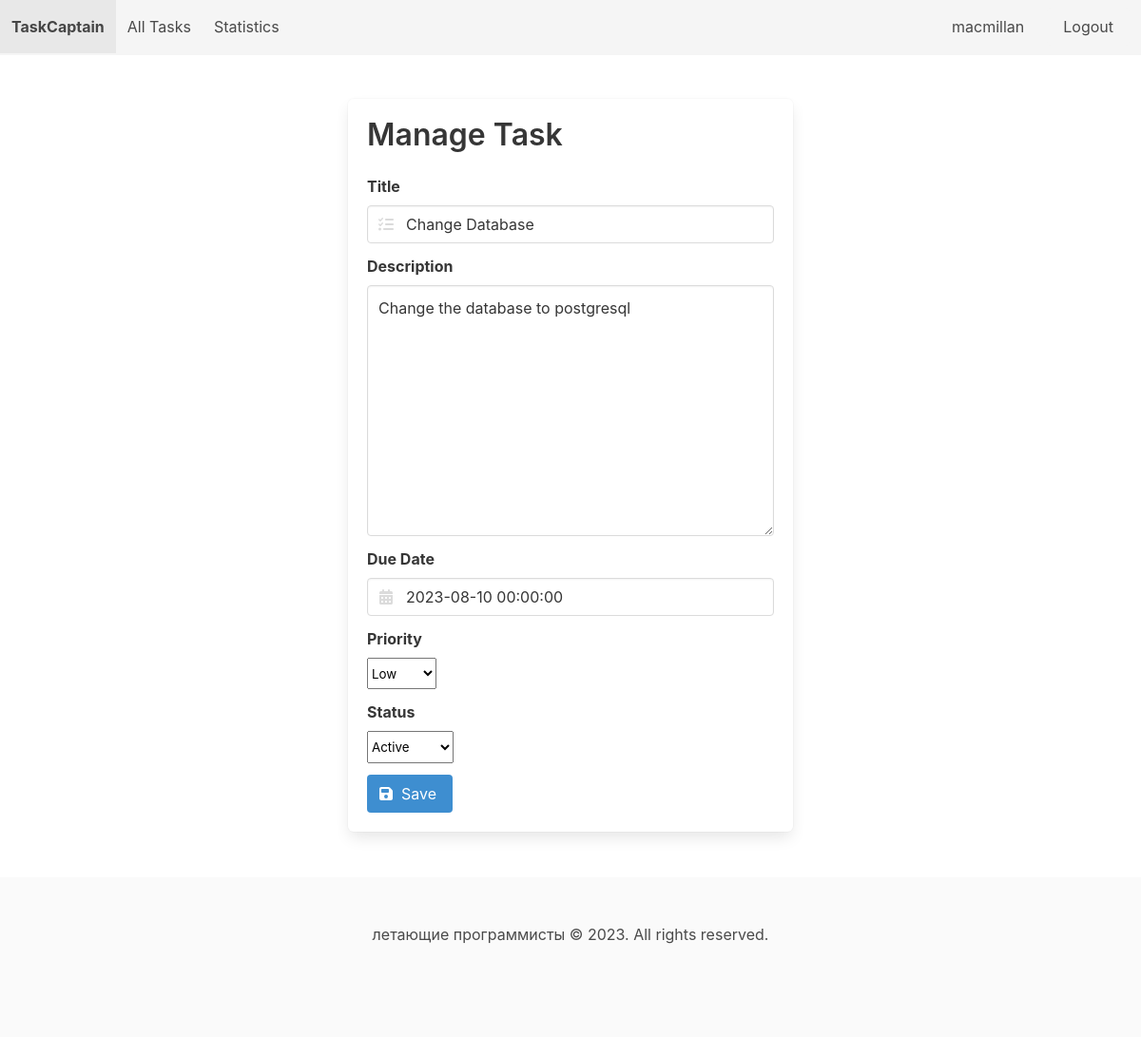
The page /task/34/edit/ (signed in) on the database its author committed.
### users/models.py (models this page shows)
class User(AbstractUser):
    pass

### tasks/models.py (models this page shows)
class Task(models.Model):
    title = models.CharField(max_length=200)
    description = models.TextField()
    created_at = models.DateTimeField(auto_now_add=True)
    updated_at = models.DateTimeField(auto_now=True)
    owner = models.ForeignKey(settings.AUTH_USER_MODEL, on_delete=models.CASCADE)
    due_date = models.DateTimeField(null=True, blank=True)
    PRIORITY_CHOICES = (
        ('Low', 'Low'),
        ('Medium', 'Medium'),
        ('High', 'High'),
    )
    priority = models.CharField(choices=PRIORITY_CHOICES, default='Low',max_length=20)
    STATUS_CHOICES = (
        ('Active', 'Active'),
        ('Completed', 'Completed'),
    )
    status = models.CharField(choices=STATUS_CHOICES, default='Active',max_length=20)

### tasks/views.py (the view)
# urls.py: path('task/<int:pk>/edit/', views.task_edit, name='task_edit'),
@login_required
def task_edit(request, pk):
    task = get_object_or_404(Task, pk=pk, owner=request.user)
    if request.method == 'POST':
        form = TaskForm(request.POST, instance=task)
        if form.is_valid():
            task = form.save(commit=False)
            task.updated_by = request.user
            task.save()
            return redirect('tasks:task_detail', pk=task.pk)
    else:
        form =TaskForm(instance=task)
    return render(request, 'task_edit.html', {'form': form})

### tasks/forms.py
class TaskForm(forms.ModelForm):
    class Meta:
        model = Task
        fields = ('title', 'description', 'priority', 'status', 'due_date')
        widgets = {
            'title': forms.TextInput(attrs={'class': 'input', 'placeholder': 'Task Title'}),
            'description': forms.Textarea(attrs={'class': 'textarea', 'placeholder': 'Task Description'}),
            'priority': forms.Select(attrs={'class': 'select'}),
            'status': forms.Select(attrs={'class': 'select'}),
            'due_date': forms.TextInput(attrs={'class': 'input datetime-input', 'placeholder': 'Due Date'}),
        }

### tasks/templates/task_edit.html (shortened to what this page needs)
{% extends 'base.html' %}
{% load static %}
{% block content %}
  <section class="section">
    <div class="container">
      <div class="columns is-centered">
        <div class="column is-half">
          <div class="box">
            {% if task.id %}
              <h1 class="title">Manage Task</h1>
            {% else %}
              <h1 class="title">Manage Task</h1>
            {% endif %}
            <form method="post">
              <div class="field">
                <label class="label">Title</label>
                <div class="control has-icons-left">
                  {{ form.title }}
                  <span class="icon is-small is-left">
                  </span>
                </div>
              </div>
              <div class="field">
                <label class="label">Description</label>
                <div class="control">
                  {{ form.description }}
                </div>
              </div>
              <div class="field">
                <label class="label">Due Date</label>
                <div class="control has-icons-left">
                  {{ form.due_date }}
                  <span class="icon is-small is-left">
                  </span>
                </div>
              </div>
              <div class="field">
                <label class="label">Priority</label>
                <div class="control">
                  {{ form.priority }}
                </div>
              </div>
              <div class="field">
                <label class="label">Status</label>
                <div class="control">
                  {{ form.status }}
                </div>
              </div>
              <div class="field">
                <div class="control">
                  <button type="submit" class="button is-info">
                    <span class="icon">
                      <i class="fas fa-save"></i>
                    </span>
                    <span>{% if task.id %}Save{% else %} Save {% endif %}</span>
                  </button>
                </div>
              </div>
            </form>
          </div>
        </div>
      </div>
    </div>
  </section>
{% endblock %}

### templates/base.html (shortened to what this page needs)
<!DOCTYPE html>
<html lang="en">
  {% load static %}
<head>
  <link rel="stylesheet" href="https://cdn.jsdelivr.net/npm/bulma@0.9.4/css/bulma.min.css">
   <link href="{% static 'fontawesomefree/css/fontawesome.css' %}" rel="stylesheet" type="text/css">
   <link href="{% static 'fontawesomefree/css/brands.css' %}" rel="stylesheet" type="text/css">
   <link href="{% static 'fontawesomefree/css/solid.css' %}" rel="stylesheet" type="text/css">
  <link rel="stylesheet" href="https://cdn.jsdelivr.net/npm/flatpickr/dist/flatpickr.min.css">
</head>
<body>
  <nav class="navbar is-light has-shadow" role="navigation" aria-label="main navigation">
    <div class="navbar-brand">
      <a class="navbar-item" href="{% url 'tasks:task_list' %}">
        <strong>TaskCaptain</strong>
      </a>
    </div>
    <div class="navbar-menu">
      {% if user.is_authenticated %}
      <div class="navbar-start">
        <a class="navbar-item" href="{% url 'tasks:task_list' %}">
          All Tasks
        </a>
        <a class="navbar-item" href="{% url 'tasks:task_stats' %}">
          Statistics
        </a>
      </div>
      {% endif %}
    </div>
    <div class="navbar-end">
      {% if user.is_authenticated %}
        <div class="navbar-item">
          <span>{{ user.username }}</span>
        </div>
        <div class="navbar-item">
          <a href="{% url 'users:logout' %}" class="button is-light">
            Logout
          </a>
        </div>
      {% endif %}
    </div>
  </nav>
  {% block content %}
  {% endblock %}
  <footer class="footer">
    <div class="content has-text-centered">
      <p>
        летающие программисты &copy; {% now "Y" %}. All rights reserved.
      </p>
    </div>
  </footer>
</body>
</html>

### rows shown on the page
User: username "macmillan"
Task: title "Change Database", description "Change the database to postgresql", due_date "2023-08-10 00:00:00", priority "Low", status "Active"
